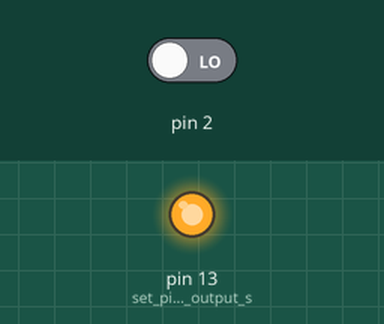
Simulated run of this sketch. Board: Arduino Uno, built with avr-gcc and run on an emulated ATmega328P. Shown: output pins drawn as LEDs (lit = HIGH). The test bench sets the inputs (shaded band); at power-on: pin 2 LOW. Sleep ends after the set time or at an interrupt.

Above: at 0.6 s.
At 6.8 s:
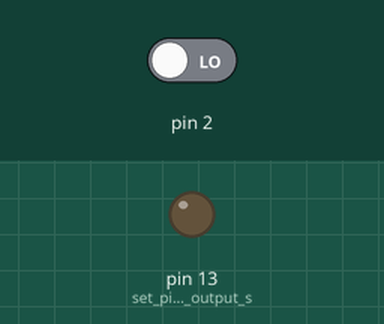
Timing chart, 0 to 7.8 s (numbered marks = the images above):
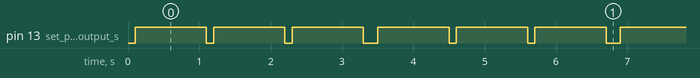

Measured:
- by itself, pin 13 (set_pin_13_as_an_output_s): repeats every 3.4 s: 2 × (LOW 0.10 s, HIGH 1.0 s), LOW 0.20 s, HIGH 1.0 s
- by itself, everything shown: repeats every 2.3 s, in 4 steps

The sketch:

StateChange.ino
```cpp
#include <avr/interrupt.h>
#include <avr/power.h>
#include <avr/sleep.h>
#include <avr/io.h>

int count = 0;
                //
void setup(void)
{
    DDRD &= B00000011;       // set Arduino pins 2 to 7 as inputs, leaves 0 & 1 (RX & TX) as is
    DDRB = B00000000;        // set pins 8 to 13 as inputs
    //PRR = PRR | 0b00100000;  // disable timers
    //PORTD |= B11111100;      // enable pullups on pins 2 to 7
    //PORTB |= B11111111;      // enable pullups on pins 8 to 13
    pinMode(13,OUTPUT);      // set pin 13 as an output so we can use LED to monitor
    digitalWrite(13,HIGH);   // turn pin 13 LED on
}
            //
void loop(void)
{
   digitalWrite(13,LOW);
      delay(100);     // this delay is needed, the sleep
      digitalWrite(13,HIGH);
    // Stay awake for 1 second, then sleep.
    // LED turns off when sleeping, then back on upon wake.
    Serial.print("Awake for ");
  Serial.print(count);
  Serial.println("sec");
  count++;
  delay(1000);

  if (count >= 3) {
      Serial.println("Timer: Entering Sleep mode");
      digitalWrite(13,LOW);
      delay(100);     // this delay is needed, the sleep
      digitalWrite(13,HIGH);
                      //function will provoke a Serial error otherwise!!
      count = 0;
      sleepNow();     // sleep function called here
  } else {

  }
}
                //
void sleepNow(void)
{


    // Set pin 2 as interrupt and attach handler:
    sleep_enable();
    attachInterrupt(0, pinInterrupt, CHANGE);

    //
    // Choose our preferred sleep mode:
    set_sleep_mode(SLEEP_MODE_IDLE);
    //
    // Set sleep enable (SE) bit:
    sleep_enable();
    power_timer0_disable();
    power_timer1_disable();
    power_timer2_disable();

    digitalWrite(13,LOW);   // turn LED off to indicate sleep
    //sleep_bod_disable();
    // Put the device to sleep:
    sleep_mode();
    // Upon waking up, sketch continues from this point.
    sleep_disable();
    digitalWrite(13,HIGH);   // turn LED on to indicate awake
}
                //
void pinInterrupt(void)
{
  detachInterrupt(0);
   power_all_enable();
  //pin2_interrupt_flag = 1;
}
```
